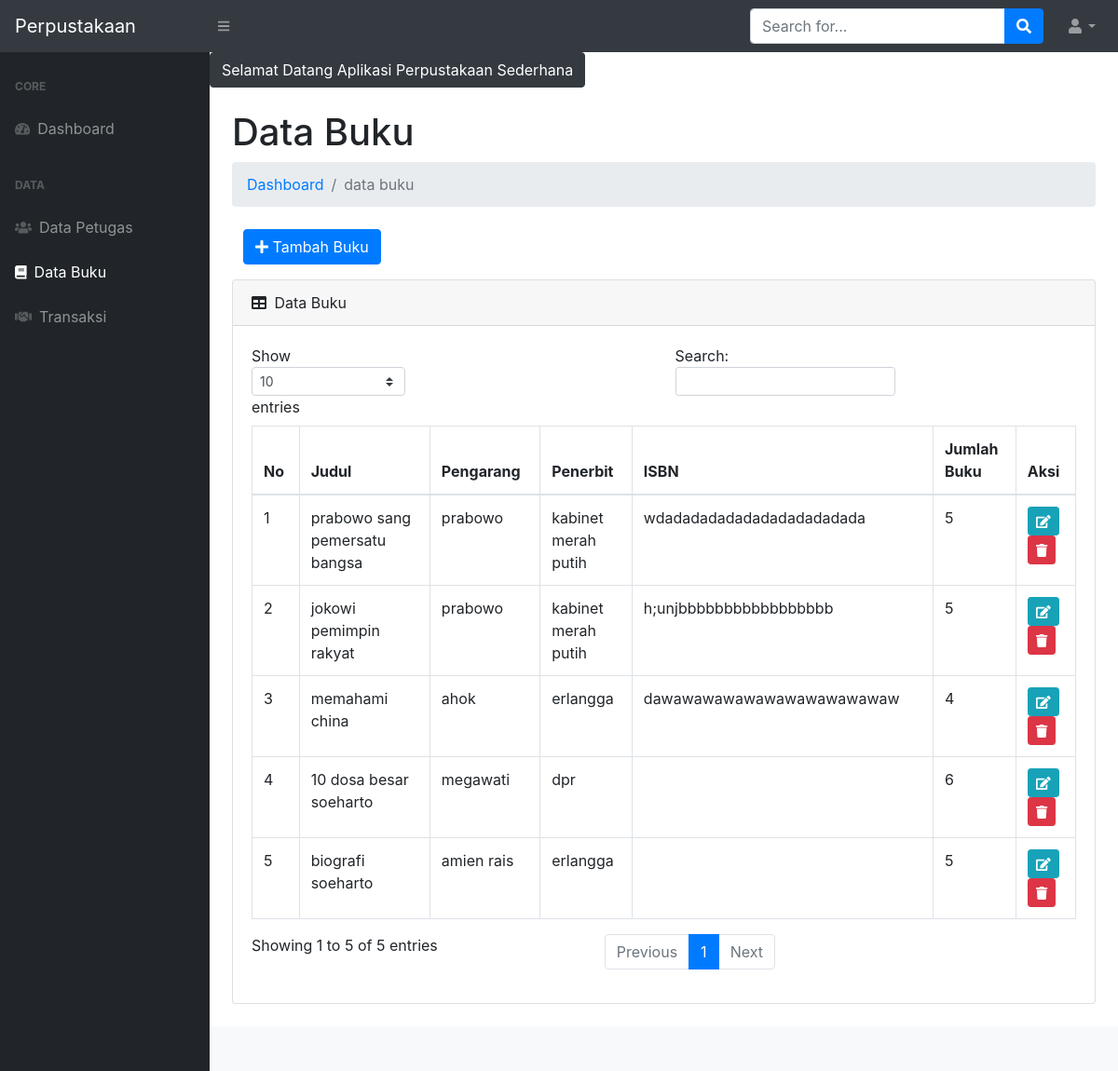
The app's page /?p=buku (signed in) with its own data.
### tables this page shows
CREATE TABLE `tb_buku` (
  `id_buku` int(11) NOT NULL,
  `judul_buku` varchar(200) NOT NULL,
  `pengarang_buku` varchar(100) NOT NULL,
  `penerbit_buku` varchar(150) NOT NULL,
  `tahun_terbit` varchar(4) NOT NULL,
  `isbn` varchar(25) NOT NULL,
  `jumlah_buku` int(3) NOT NULL,
  `kategori` varchar(20) NOT NULL,
  `lokasi` enum('Rak 1','Rak 2','Rak 3') NOT NULL,
  `tgl_input` date NOT NULL,
  `foto` varchar(255) NOT NULL
);

### page/buku/buku.php (the view)
<?php
$ambilBuku = $conn->query("SELECT * FROM tb_buku ORDER BY id_buku DESC") or die(mysqli_error($conn));
?>
<h1 class="mt-4">Data Buku</h1>
<ol class="breadcrumb mb-4">
    <li class="breadcrumb-item"><a href="index.php">Dashboard</a></li>
    <li class="breadcrumb-item active">data buku</li>
</ol>
<div class="col-md-6">
    <a href="?p=buku&aksi=tambah" class="btn btn-primary mb-3"><i class="fa fa-plus"></i> Tambah Buku</a>
</div>
<div class="card mb-4">
    <div class="card-header">
        <i class="fas fa-table mr-1"></i>
        Data Buku
    </div>
    <div class="card-body">
        <div class="table-responsive">
            <table class="table table-bordered" id="dataTable" width="100%" cellspacing="0">
                <thead>
                    <tr>
                        <th>No</th>
                        <th>Judul</th>
                        <th>Pengarang</th>
                        <th>Penerbit</th>
                        <th>ISBN</th>
                        <th>Jumlah Buku</th>
                        <th>Aksi</th>
                    </tr>
                </thead>
                <tbody>
                    <?php
                    $no = 1;
                    while ($pecahBuku = $ambilBuku->fetch_assoc()) {
                    ?>
                    <tr>
                        <td><?= $no++; ?></td>
                        <td><?= $pecahBuku['judul_buku']; ?></td>
                        <td><?= $pecahBuku['pengarang_buku']; ?></td>
                        <td><?= $pecahBuku['penerbit_buku']; ?></td>
                        <td><?= $pecahBuku['isbn']; ?></td>
                        <td><?= $pecahBuku['jumlah_buku']; ?></td>
                        <td>
                            <a href="?p=buku&aksi=ubah&id=<?= $pecahBuku['id_buku']; ?>" class="btn btn-info btn-sm"><i class="fa fa-edit"></i></a>
                            <a href="?p=buku&aksi=hapus&id=<?= $pecahBuku['id_buku']; ?>" class="btn btn-danger btn-sm"><i class="fa fa-trash" onclick="return confirm('Yakin ?')"></i></a>
                        </td>
                    </tr>
                    <?php } ?>
                </tbody>
            </table>
        </div>
    </div>
</div>

### records on screen
tb_buku: judul_buku "prabowo sang pemersatu bangsa", pengarang_buku "prabowo", penerbit_buku "kabinet merah putih", isbn "wdadadadadadadadadadadada", jumlah_buku "5"
tb_buku: judul_buku "jokowi pemimpin rakyat", pengarang_buku "prabowo", penerbit_buku "kabinet merah putih", isbn "h;unjbbbbbbbbbbbbbbbbb", jumlah_buku "5"
tb_buku: judul_buku "memahami china", pengarang_buku "ahok", penerbit_buku "erlangga", isbn "dawawawawawawawawawawawaw", jumlah_buku "4"
tb_buku: judul_buku "10 dosa besar soeharto", pengarang_buku "megawati", penerbit_buku "dpr", jumlah_buku "6"
tb_buku: judul_buku "biografi soeharto", pengarang_buku "amien rais", penerbit_buku "erlangga", jumlah_buku "5"
